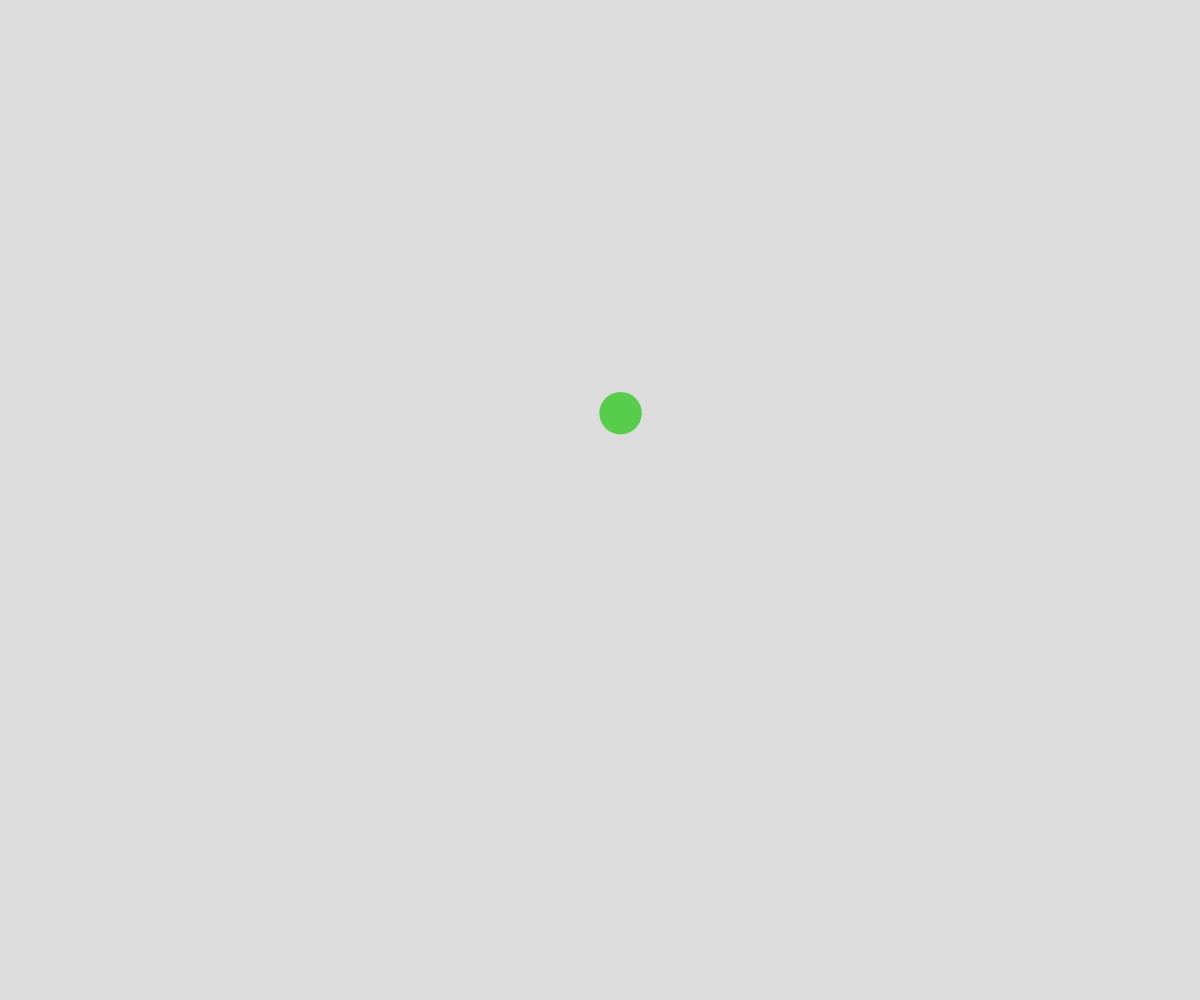
Frame 1 (no input)
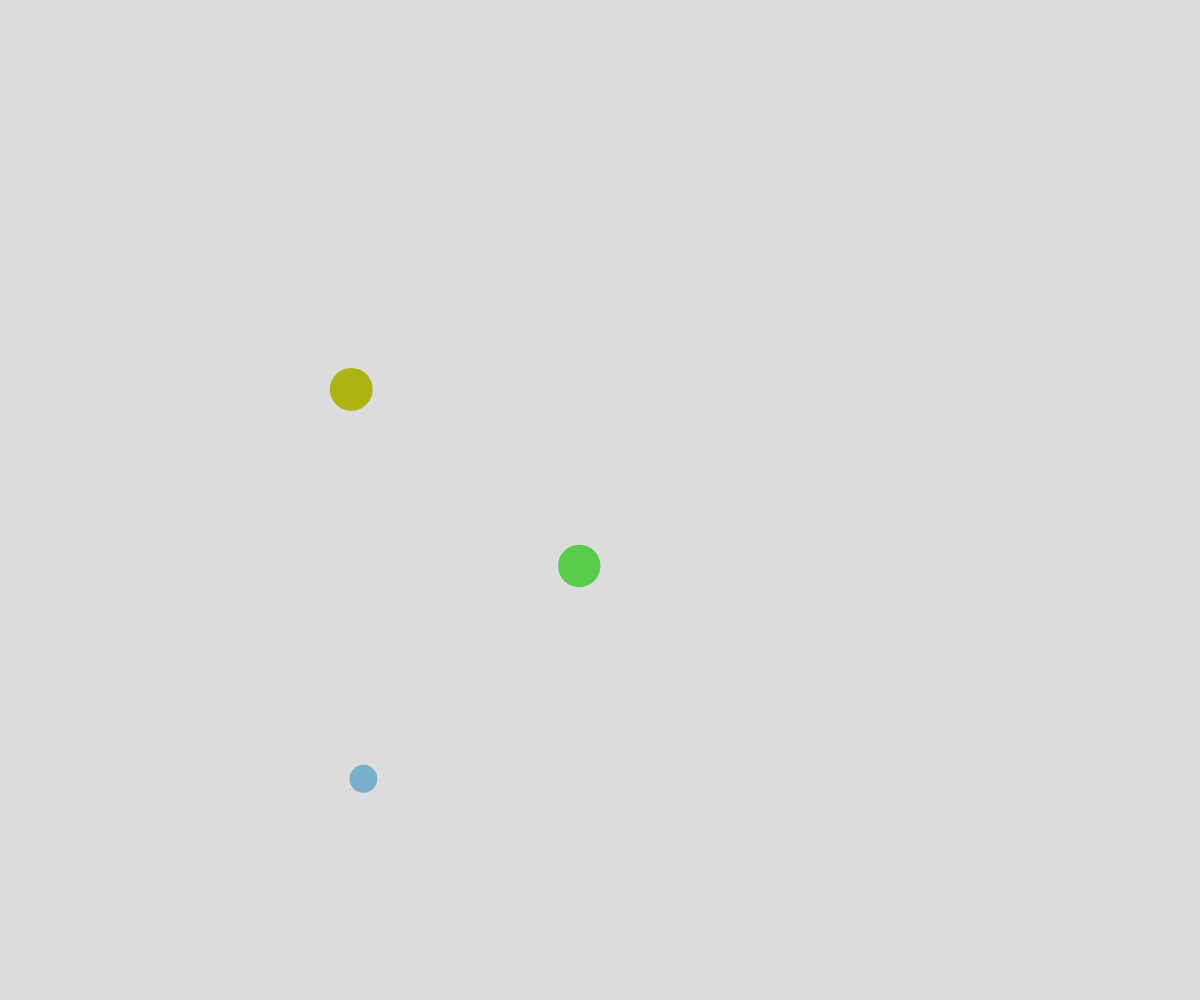
Frame 60 (no input)
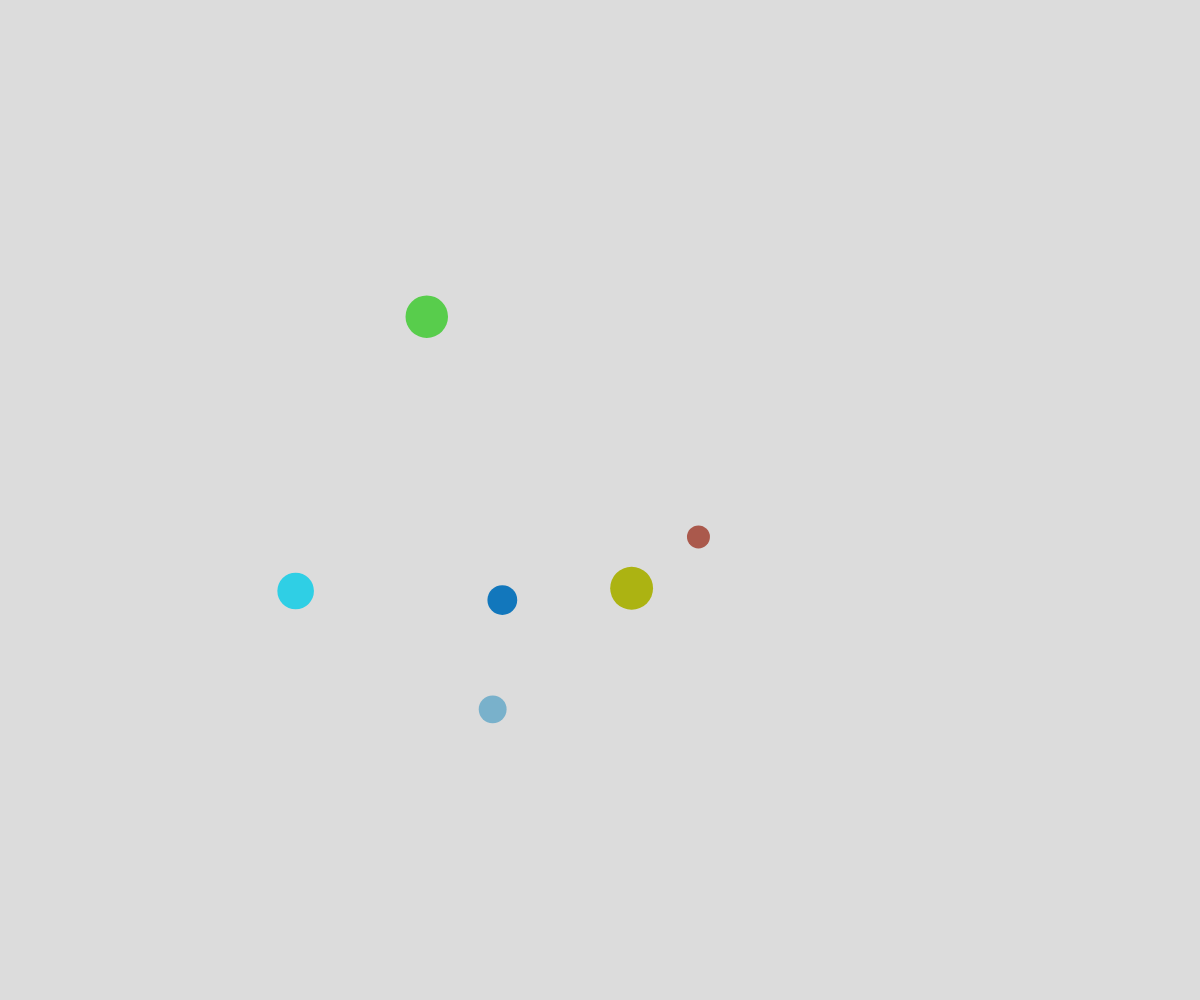
Frame 120 (the mouse pressed at the canvas centre since frame 60)

The p5.js sketch that drew these frames (run headless with seeded random() and noise() and a simulated clock; from frame 60 on, the mouse is pressed at the canvas centre):

// p5.js sketch
// ── sketch.js
// Perlin Bubbles demo
// Noise, Arrays and Obj. Not

let theBubbles = [];

function setup() {
  createCanvas(windowWidth, windowHeight);
  noStroke();
  spawnBubble();

  //add new bubble every half sec
  window.setInterval(spawnBubble, 500);
}

function draw() {
  background(220);
  for (let bubble of theBubbles){
    //move
    bubble.x = noise(bubble.time) * width;
    bubble.y = noise(bubble.time + bubble.buffer) * height;
    bubble.time += bubble.deltaTime;

    //display
    fill(bubble.r, bubble.g, bubble.b);
    circle(bubble.x, bubble.y, bubble.diameter);
  }
}

function spawnBubble(){
  let _time = random(1000);
  let _buffer = random(1000);

  let theBubble = {
    time: _time,
    buffer: _buffer,
    x: noise(_time) * width,
    y: noise(_time + _buffer) * width,
    diameter: random(20, 50),
    deltaTime: 0.01,
    r: random(255),
    g: random(255),
    b: random(255),
  };
  theBubbles.push(theBubble);
}
